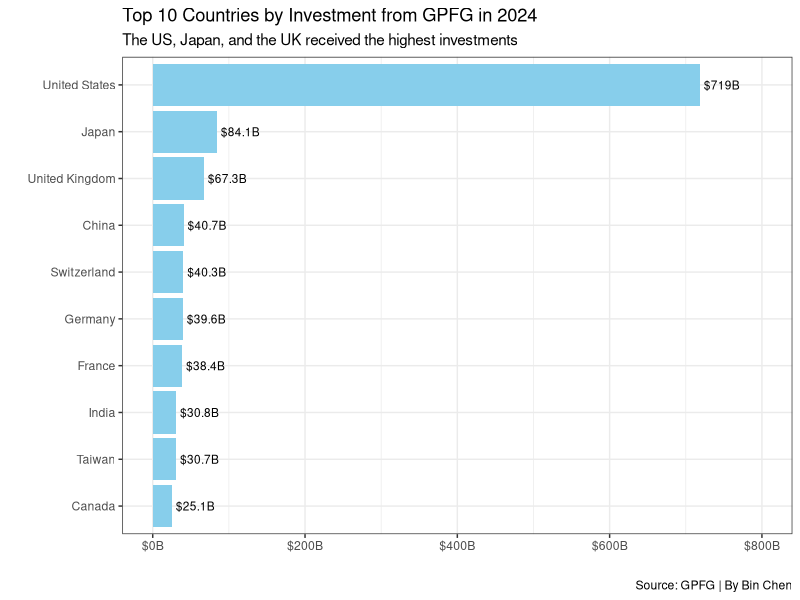
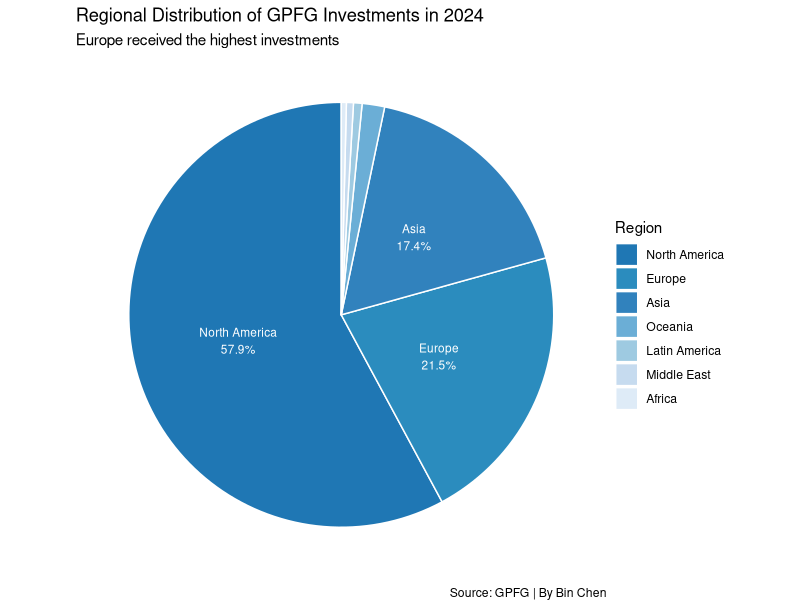
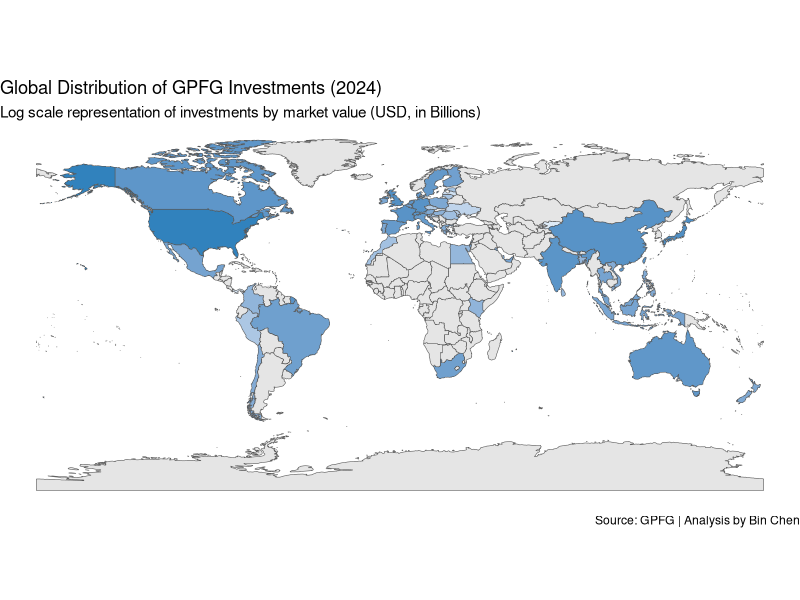

These figures' R source, in order:
## ---- chunk 1
#| warning: FALSE
#| message: FALSE
library(tidyverse)
library(readxl)
## ---- chunk 2
# Load the data
df <- read_excel("data/gpfg-2024.xlsx")
## ---- chunk 3
glimpse(df)
## ---- chunk 4
# Rename the column
df_clean <- df |>
  rename(
    region = `Region`,
    country = `Country`,
    name = `Name`,
    industry = `Industry`,
    market_value_usd = `Market Value(USD)`) |>
  select(region, country, name, industry, market_value_usd)

glimpse(df_clean)
## ---- chunk 5
# Sum of market value by country
top_country <- df_clean |>
  group_by(country) |>
  summarise(total_investment = sum(market_value_usd)) |>
  top_n(10, total_investment) 

top_country
## ---- chunk 6
# Create a bar plot of the top 10 countries by investment
top_country |>
  ggplot(aes(x = reorder(country, total_investment), y = total_investment / 1e9)) + # <1>
  geom_col(fill = "skyblue") + # <2>
  geom_text(aes(label = paste0("$", round(total_investment / 1e9, 1), "B")), 
            hjust = -0.1, size = 3) + # <3>
  coord_flip() + # <4>
  scale_y_continuous(limits = c(0, 800), labels = scales::label_dollar(suffix = "B")) + # <5>
  labs(
    title = "Top 10 Countries by Investment from GPFG in 2024",
    subtitle = "The US, Japan, and the UK received the highest investments",
    x = " ",
    y = " ",
    caption = "Source: GPFG | By Bin Chen"
  ) + # <6>
  theme_bw() # <7>
## ---- chunk 7
# Sum of market value by region
top_region <- df_clean |>
  group_by(region) |>
  summarise(total_investment = sum(market_value_usd)) |>
  arrange(desc(total_investment))

top_region
## ---- chunk 8
# Create a pie chart of the regional distribution of investments
blue_palette <- c("#1f77b4", "#2b8cbe", "#3182bd", "#6baed6", "#9ecae1", "#c6dbef", "#deebf7")

top_region |>
  mutate(p = total_investment / sum(total_investment)) |> # <1>
  ggplot(aes(x = "", y = total_investment, fill = reorder(region, -p))) + # <2>
  geom_bar(stat = "identity", width = 1, color = "white") + # <3>
  coord_polar("y", start = 0) + # <4>
  scale_fill_manual(values = blue_palette) + # <5>
  geom_text(aes(label = ifelse(p >= 0.05, 
                               paste0(region, "\n", round(p * 100, 1), "%"), "")),
            position = position_stack(vjust = 0.5), color = "white", size = 3) + # <6>
  labs(
    title = "Regional Distribution of GPFG Investments in 2024",
    subtitle = "Europe received the highest investments",
    fill = "Region",
    caption = "Source: GPFG | By Bin Chen"
  ) + # <7>
  theme_void() # <8>
## ---- chunk 9
# Filter companies in China and Hong Kong SAR
top_hk <- df_clean |>
  filter(country == "Hong Kong") |>
  top_n(10, market_value_usd) |>
  select(name, market_value_usd) |>
  arrange(desc(market_value_usd))

top_hk
## ---- chunk 10
# Make two bar charts by facet_wrap
top_china <- df_clean |>
  filter(country == "China") |>
  top_n(10, market_value_usd) |>
  select(name, market_value_usd) |>
  arrange(desc(market_value_usd))

top_china
## ---- chunk 11
library(rnaturalearth) # For world map data
world_map <- ne_countries(scale = "medium", returnclass = "sf") 
## ---- chunk 12
# Sum of market value by country
world_invest <- df_clean |>
  group_by(country) |>
  summarise(total_investment = sum(market_value_usd)) |>
  filter(total_investment > 0)
## ---- chunk 13
# Merge the world map data with investment data
world_merge <- left_join(world_map, world_invest, by = c("name_long" = "country")) %>%
  mutate(total_investment = replace_na(total_investment, 0)) %>%
  select(name_long, total_investment, geometry)

summary(world_merge)
## ---- chunk 14
# Create a world map of investment distribution
world_merge |> 
  mutate(total_investment_B = total_investment / 1e9) |> # <1>
  ggplot(aes()) + # <2>
  geom_sf(aes(geometry = geometry, fill = total_investment_B)) + # <3>
  scale_fill_gradient(
    low = "#deebf7", 
    high = "#3182bd",
    na.value = "grey90", 
    name = " ", 
    trans = "log",
  ) + # <4>
  labs(
    title = "Global Distribution of GPFG Investments (2024)",
    subtitle = "Log scale representation of investments by market value (USD, in Billions)",
    caption = "Source: GPFG | Analysis by Bin Chen"
  ) + # <5>
  theme_void() + # <6>
  theme(legend.position = "none") # <7>
